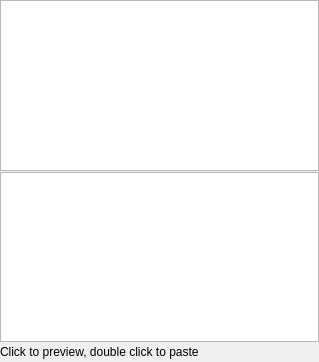
<?xml version="1.0" encoding="UTF-8"?>
<ui version="4.0">
 <class>SelectionPasteWidget</class>
 <widget class="QWidget" name="SelectionPasteWidget">
  <property name="geometry">
   <rect>
    <x>0</x>
    <y>0</y>
    <width>319</width>
    <height>362</height>
   </rect>
  </property>
  <property name="windowTitle">
   <string>Form</string>
  </property>
  <layout class="QVBoxLayout" name="verticalLayout">
   <property name="spacing">
    <number>3</number>
   </property>
   <property name="leftMargin">
    <number>0</number>
   </property>
   <property name="topMargin">
    <number>0</number>
   </property>
   <property name="rightMargin">
    <number>0</number>
   </property>
   <property name="bottomMargin">
    <number>3</number>
   </property>
   <item>
    <widget class="QSplitter" name="splitter">
     <property name="orientation">
      <enum>Qt::Vertical</enum>
     </property>
     <property name="handleWidth">
      <number>1</number>
     </property>
     <widget class="QTextEdit" name="previewText"/>
     <widget class="QListView" name="selectionPasteList"/>
    </widget>
   </item>
   <item>
    <widget class="QLabel" name="label">
     <property name="text">
      <string>Click to preview, double click to paste</string>
     </property>
    </widget>
   </item>
  </layout>
 </widget>
 <resources/>
 <connections/>
</ui>
